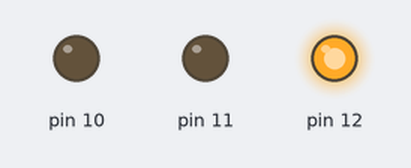
Recording of a sketch running on a simulated Arduino Uno, built with avr-gcc and run on an emulated ATmega328P. Parts: output pins drawn as LEDs (lit = HIGH).

Above: at 2.1 s.
Timing chart, 0 to 3.6 s (numbered marks = the images above):
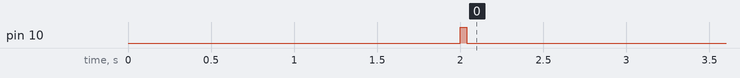

The sketch:

turnOnJetson.ino
```cpp
void setup() {
  pinMode(12,OUTPUT);
  pinMode(11,OUTPUT);
  pinMode(10,OUTPUT);

  digitalWrite(12,HIGH);
  digitalWrite(11,LOW);
  digitalWrite(10,LOW);

  delay(2000);
  digitalWrite(10,HIGH);
  delay(40);
  digitalWrite(10,LOW);
}

void loop() {
}
```
